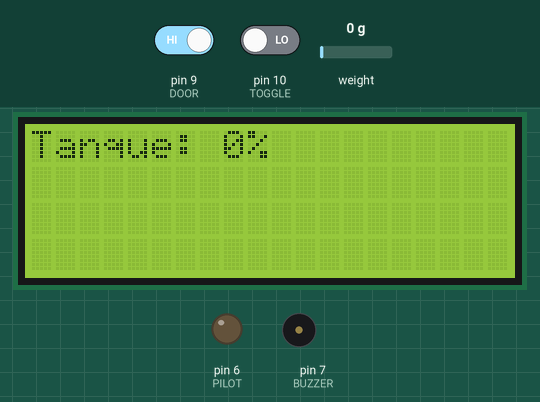
This sketch was run on a simulated Arduino Uno, built with avr-gcc and run on an emulated ATmega328P. Shown: 20×4 character LCD, output pins drawn as LEDs (lit = HIGH), buzzer (waves = sounding, pin HIGH). The inputs (shaded band) are chosen by the test bench; at power-on: pin 9 (DOOR) HIGH, pin 10 (TOGGLE) LOW, weight on the scale 0 g. What the sketch prints to the serial monitor is not drawn.

Above: at 8.6 s.
8.7 s: pin 9 (DOOR) driven LOW
At 9.1 s:
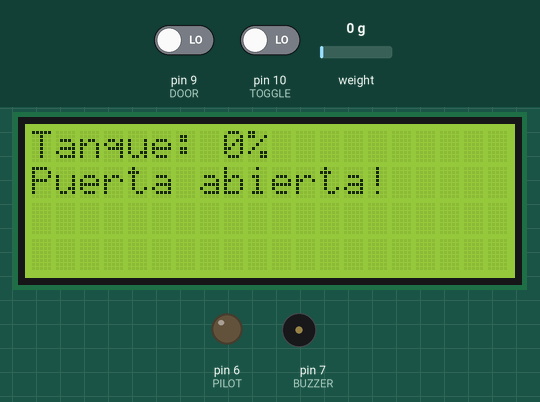
10.2 s: pin 10 (TOGGLE) driven HIGH
At 11.4 s:
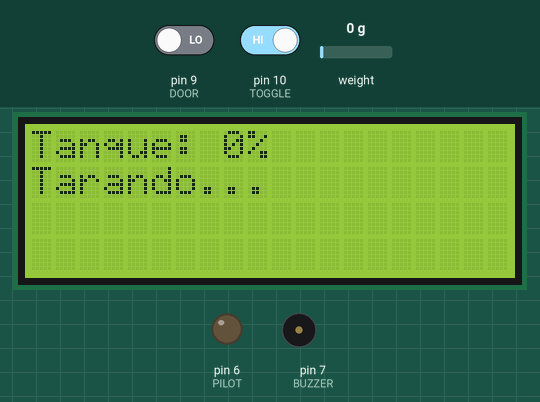
11.7 s: weight on the scale set to 100 g
At 13.24 s:
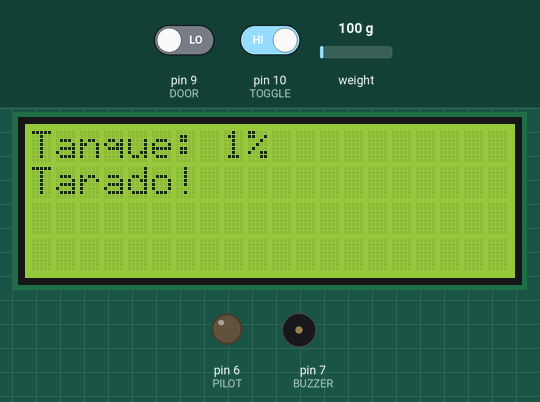
14.7 s: weight on the scale set to 1250 g
At 15.9 s:
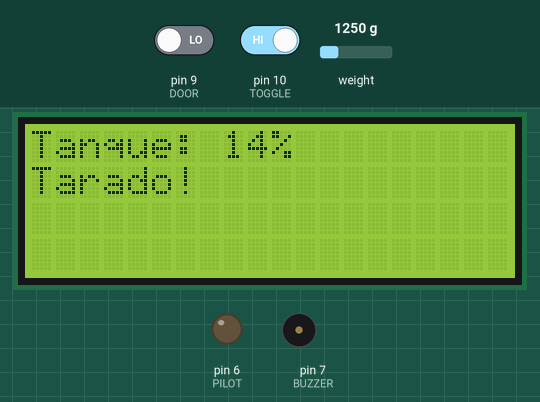
16.2 s: pin 9 (DOOR) driven HIGH
At 17.4 s:
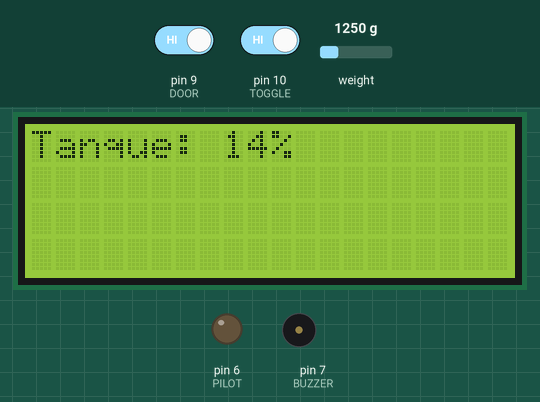
17.7 s: weight on the scale set to 2500 g
At 18.9 s:
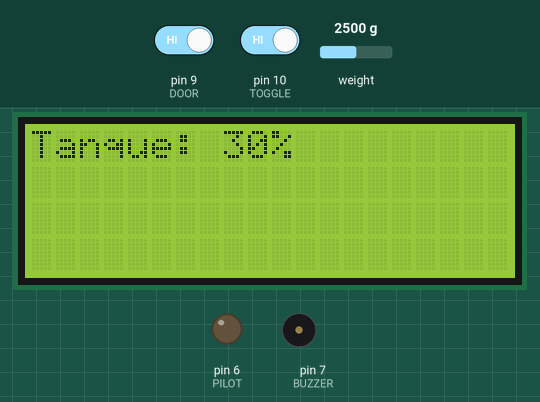
Timing chart, 0 to 20.2 s (numbered marks = the images above; inputs shaded):
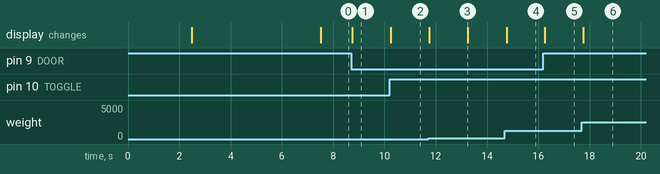

Measured:
- after the input at 8.7 s, the display: changes at once (image 1)
- after the input at 10.2 s, the display: changes at once (image 2)
- after the input at 11.7 s, the display: first changes at once (image 3 shows a later state)
- after the input at 14.7 s, the display: changes after 0.07 s (image 4)
- after the input at 16.2 s, the display: changes after 0.05 s (image 5)
- after the input at 17.7 s, the display: changes after 0.06 s (image 6)

The sketch:

hplc_nano.ino
```cpp
#include <HX711_ADC.h>
#include <LiquidCrystal_I2C.h>
#include <Wire.h>

#define COOL_STATE 0
#define DOOR_OPEN_STATE 1
#define DOOR_ALARM_ON_STATE 2
#define DOOR_ALARM_OFF_STATE 3
#define ALMOST_FULL_ON_STATE 4
#define ALMOST_FULL_OFF_STATE 5
#define FULL_ON_STATE 6
#define FULL_OFF_STATE 7
#define TARE_STATE 8
#define TARE_SUCCESS_STATE 9

#define PILOT 6
#define BUZZER 7
#define DOOR 9
#define TOGGLE 10

const unsigned long time_open = 40000;
const unsigned long time_alarm = 500;
const unsigned long time_emergency = 250;
const unsigned long time_tare = 3000;

unsigned int state = COOL_STATE;

unsigned long initial_time = 0;
unsigned long actual_time = 0;
unsigned long trel = 0;

const unsigned long time_refresh_rate = 20;
unsigned long display_time = 0;

const int FULL_LOAD_VALUE = 90;
const int ALMOST_FULL_LOAD_VALUE = 80;
const int MIDDLE_LOAD_VALUE = 50;

HX711_ADC LoadCell(3, 2);
LiquidCrystal_I2C lcd(0x27, 20, 4);

int val;
void setup() {
    // put your setup code here, to run once:
    pinMode(PILOT, OUTPUT);
    pinMode(BUZZER, OUTPUT);
    pinMode(DOOR, INPUT);
    pinMode(TOGGLE, INPUT);
    digitalWrite(PILOT, LOW);
    digitalWrite(BUZZER, LOW);

    Serial.begin(9600);
    Serial.println("Wait...");
    LoadCell.begin();
    // tare precision can be improved by adding a few seconds of stabilising time
    long stabilising_time = 2000;
    LoadCell.start(stabilising_time);
    LoadCell.setCalFactor(105.3);  // user set calibration factor (float)
    Serial.println("Startup + tare is complete");

    lcd.init();
    lcd.backlight();
    lcd.setCursor(0, 0);
    lcd.print("Blacksmith   ");
    delay(5000);
    lcd.clear();
}

void loop() {
    LoadCell.update();
    actual_time = millis();

    if (millis() > display_time + time_refresh_rate) {
        // Convert to percentage and adjust to 8kg instead of 10kg
        float i = (LoadCell.getData() / 100.0) * 1.25;
        val = int(i);
        // lcd.clear();
        lcd.setCursor(0, 0);
        lcd.print("Tanque: ");
        lcd.print(val);
        lcd.print("%   ");
        display_time = millis();

        switch (state) {
            case COOL_STATE:
                lcd.setCursor(0, 1);
                lcd.print("                ");
                break;
            case DOOR_OPEN_STATE:
                lcd.setCursor(0, 1);
                lcd.print("Puerta abierta! ");
                break;
            case DOOR_ALARM_ON_STATE:
                lcd.setCursor(0, 1);
                lcd.print("Cerrar puerta!  ");
                break;
            case DOOR_ALARM_OFF_STATE:
                lcd.setCursor(0, 1);
                lcd.print("Cerrar puerta!  ");
                break;
            case ALMOST_FULL_ON_STATE:
                lcd.setCursor(0, 1);
                lcd.print("Precaucion");
                break;
            case ALMOST_FULL_OFF_STATE:
                lcd.setCursor(0, 1);
                lcd.print("Precaucion      ");
                break;
            case FULL_ON_STATE:
                lcd.setCursor(0, 1);
                lcd.print("Tanque lleno!   ");
                break;
            case FULL_OFF_STATE:
                lcd.setCursor(0, 1);
                lcd.print("Tanque lleno!   ");
                break;
            case TARE_STATE:
                lcd.setCursor(0, 1);
                lcd.print("Tarando...      ");
                break;
            case TARE_SUCCESS_STATE:
                lcd.setCursor(0, 1);
                lcd.print("Tarado!         ");
                break;
        }
    }

    switch (state) {
        case COOL_STATE:
            digitalWrite(PILOT, LOW);
            digitalWrite(BUZZER, LOW);
            if (val >= FULL_LOAD_VALUE) {
                state = FULL_ON_STATE;
                initial_time = millis();
            } else if (val >= ALMOST_FULL_LOAD_VALUE && val < FULL_LOAD_VALUE) {
                state = ALMOST_FULL_ON_STATE;
                initial_time = millis();
            } else if (digitalRead(DOOR) == 0) {
                state = DOOR_OPEN_STATE;
                initial_time = millis();
            } else {
                state = COOL_STATE;
            }
            break;
        case DOOR_OPEN_STATE:
            digitalWrite(PILOT, LOW);
            digitalWrite(BUZZER, LOW);

            trel = actual_time - initial_time;

            if (val >= FULL_LOAD_VALUE) {
                state = FULL_ON_STATE;
                initial_time = millis();
            } else if (val >= ALMOST_FULL_LOAD_VALUE && val < FULL_LOAD_VALUE) {
                state = ALMOST_FULL_ON_STATE;
                initial_time = millis();
            } else if (digitalRead(DOOR) == 1) {
                state = COOL_STATE;
            } else if (trel >= time_open) {
                state = DOOR_ALARM_ON_STATE;
                initial_time = millis();
            } else if (digitalRead(TOGGLE)) {
                state = TARE_STATE;
                initial_time = millis();
            } else {
                state = DOOR_OPEN_STATE;
            }
            break;

        case DOOR_ALARM_ON_STATE:
            digitalWrite(PILOT, HIGH);
            digitalWrite(BUZZER, HIGH);

            trel = actual_time - initial_time;

            if (val >= FULL_LOAD_VALUE) {
                state = FULL_ON_STATE;
                initial_time = millis();
            } else if (val >= ALMOST_FULL_LOAD_VALUE && val < FULL_LOAD_VALUE) {
                state = ALMOST_FULL_ON_STATE;
                initial_time = millis();
            } else if (digitalRead(DOOR) == 1) {
                state = COOL_STATE;
            } else if (trel >= time_alarm) {
                state = DOOR_ALARM_OFF_STATE;
                initial_time = millis();
            }
            break;

        case DOOR_ALARM_OFF_STATE:
            digitalWrite(PILOT, LOW);
            digitalWrite(BUZZER, LOW);

            trel = actual_time - initial_time;

            if (val >= FULL_LOAD_VALUE) {
                state = FULL_ON_STATE;
                initial_time = millis();
            } else if (val >= ALMOST_FULL_LOAD_VALUE && val < FULL_LOAD_VALUE) {
                state = ALMOST_FULL_ON_STATE;
                initial_time = millis();
            } else if (digitalRead(DOOR) == 1) {
                state = COOL_STATE;
            } else if (trel >= time_alarm) {
                state = DOOR_ALARM_ON_STATE;
                initial_time = millis();
            }
            break;

        case ALMOST_FULL_ON_STATE:
            digitalWrite(PILOT, HIGH);
            digitalWrite(BUZZER, LOW);

            trel = actual_time - initial_time;

            if (val >= FULL_LOAD_VALUE) {
                state = FULL_ON_STATE;
                initial_time = millis();
            } else if (val <= MIDDLE_LOAD_VALUE) {
                state = DOOR_OPEN_STATE;
                initial_time = millis();
            } else if (trel >= time_emergency) {
                state = ALMOST_FULL_OFF_STATE;
                initial_time = millis();
            }
            break;

        case ALMOST_FULL_OFF_STATE:
            digitalWrite(PILOT, LOW);
            digitalWrite(BUZZER, LOW);

            trel = actual_time - initial_time;

            if (val >= FULL_LOAD_VALUE) {
                state = FULL_ON_STATE;
                initial_time = millis();
            } else if (val <= MIDDLE_LOAD_VALUE) {
                state = DOOR_OPEN_STATE;
                initial_time = millis();
            } else if (trel >= time_emergency) {
                state = ALMOST_FULL_ON_STATE;
                initial_time = millis();
            }
            break;

        case FULL_ON_STATE:
            digitalWrite(PILOT, HIGH);
            digitalWrite(BUZZER, HIGH);

            trel = actual_time - initial_time;

            if (val <= MIDDLE_LOAD_VALUE) {
                state = DOOR_OPEN_STATE;
                initial_time = millis();
            } else if (trel >= time_emergency) {
                state = FULL_OFF_STATE;
                initial_time = millis();
            }
            break;

        case FULL_OFF_STATE:
            digitalWrite(PILOT, LOW);
            digitalWrite(BUZZER, LOW);

            trel = actual_time - initial_time;

            if (val <= MIDDLE_LOAD_VALUE) {
                state = DOOR_OPEN_STATE;
                initial_time = millis();
            } else if (trel >= time_emergency) {
                state = FULL_ON_STATE;
                initial_time = millis();
            }
            break;

        case TARE_STATE:
            digitalWrite(PILOT, LOW);
            digitalWrite(BUZZER, LOW);

            trel = actual_time - initial_time;

            if (val >= FULL_LOAD_VALUE) {
                state = FULL_ON_STATE;
                initial_time = millis();
            } else if (val >= ALMOST_FULL_LOAD_VALUE && val < FULL_LOAD_VALUE) {
                state = ALMOST_FULL_ON_STATE;
                initial_time = millis();
            } else if (digitalRead(DOOR) == 1) {
                state = COOL_STATE;
            } else if (digitalRead(TOGGLE) == 0) {
                state = DOOR_OPEN_STATE;
                initial_time = millis();
            } else if (trel >= time_tare) {
                state = TARE_SUCCESS_STATE;
                LoadCell.tareNoDelay();
                initial_time = millis();
            }
            break;

        case TARE_SUCCESS_STATE:
            digitalWrite(PILOT, LOW);
            digitalWrite(BUZZER, LOW);

            if (val >= FULL_LOAD_VALUE) {
                state = FULL_ON_STATE;
                initial_time = millis();
            } else if (val >= ALMOST_FULL_LOAD_VALUE && val < FULL_LOAD_VALUE) {
                state = ALMOST_FULL_ON_STATE;
                initial_time = millis();
            } else if (digitalRead(DOOR) == 1) {
                state = COOL_STATE;
            } else if (digitalRead(TOGGLE) == 0) {
                state = DOOR_OPEN_STATE;
                initial_time = millis();
            }
            break;
    }
}
```
